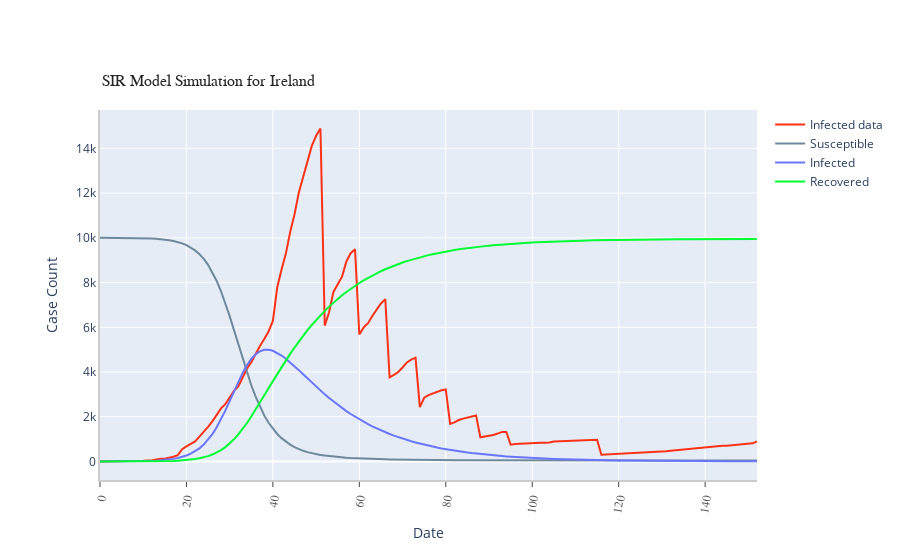

Write notebook code for a chart like this one.
### Code cell
#Visualizing the SIR model for Ireland

figure5 = prediction_graph(title="SIR Model Simulation for Ireland", df_sir= ireland_sir_model)
figure5.show()

### Figure 1 — Plotly figure (JSON) as saved in the notebook; plotly's stock layout.template omitted (floating-point values rounded to 4 significant figures; data arrays with more than 128 entries replaced by an {"elided": "..."} marker saying what was removed)
{"data": [{"connectgaps": true, "line": {"color": "#FD3216", "width": 2}, "name": "Infected data", "type": "scatter", "x": {"elided": "153 int values"}, "y": {"elided": "153 int values"}}, {"connectgaps": true, "line": {"color": "#6E899C", "width": 2}, "name": "Susceptible", "type": "scatter", "x": {"elided": "153 int values"}, "y": {"elided": "153 float values"}}, {"connectgaps": true, "line": {"color": "#6A76FC", "width": 2}, "name": "Infected", "type": "scatter", "x": {"elided": "153 int values"}, "y": {"elided": "153 float values"}}, {"connectgaps": true, "line": {"color": "#00FE35", "width": 2}, "name": "Recovered", "type": "scatter", "x": {"elided": "153 int values"}, "y": {"elided": "153 float values"}}], "layout": {"annotations": [{"font": {"color": "rgb(37,37,37)", "family": "Arial", "size": 16}, "showarrow": false, "text": "SIR Model Simulation for Ireland", "x": 0, "xanchor": "left", "xref": "paper", "y": 1.05, "yanchor": "bottom", "yref": "paper"}], "autosize": true, "margin": {"autoexpand": true, "l": 100, "r": 20, "t": 110}, "showlegend": true, "xaxis": {"linecolor": "rgb(204, 204, 204)", "linewidth": 2, "showgrid": true, "showline": true, "showticklabels": true, "tickangle": -80, "tickfont": {"color": "rgb(82, 82, 82)", "family": "Arial", "size": 12}, "ticks": "outside", "title": {"text": "Date"}}, "yaxis": {"linecolor": "rgb(204, 204, 204)", "linewidth": 2, "showgrid": true, "showline": true, "showticklabels": true, "title": {"text": "Case Count"}}}}
